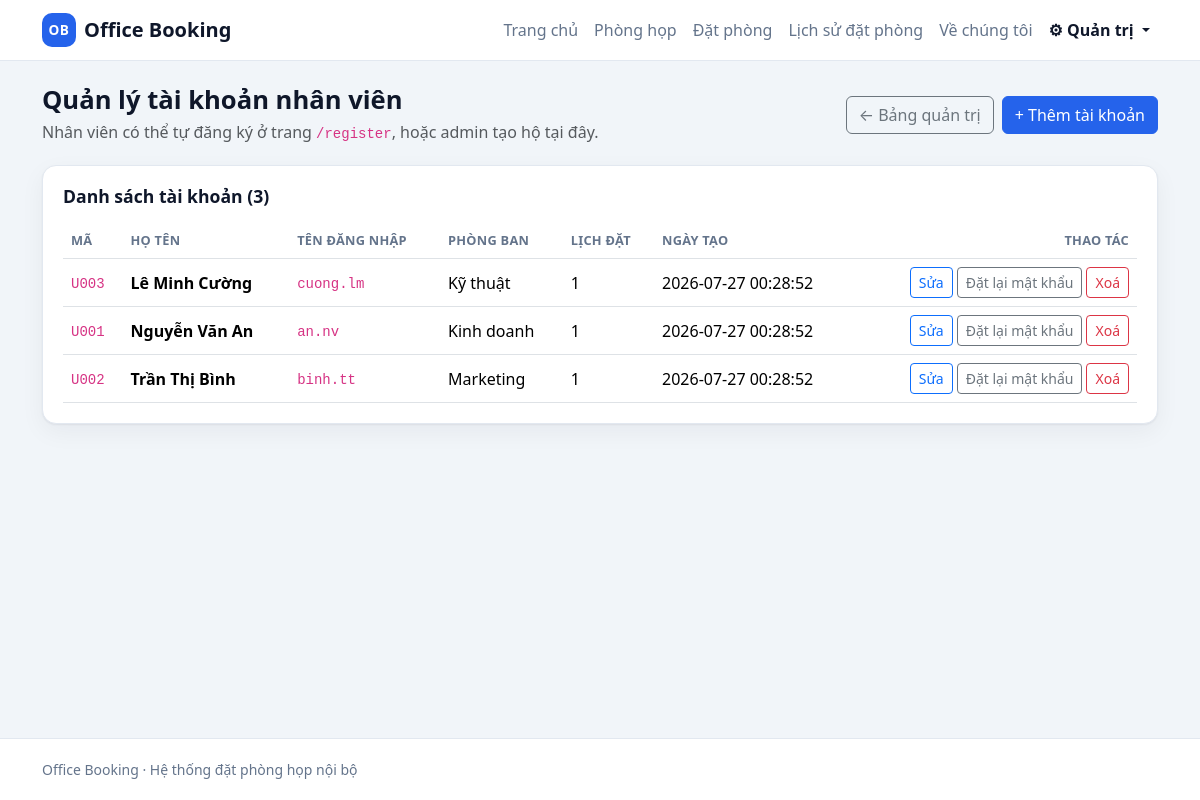
The page /admin/users (signed in) on the database its author committed.
### tables this page shows
CREATE TABLE users (
    id            TEXT PRIMARY KEY,
    username      TEXT NOT NULL UNIQUE,
    full_name     TEXT NOT NULL,
    department    TEXT NOT NULL,
    password_hash TEXT NOT NULL,
    created_at    TEXT NOT NULL
);

### app.py (the view)
@app.route("/admin/users")
@admin_required
def admin_users():
    return render_template("admin/users.html", users=services.list_users_with_stats())

### app.py (called while the page is built)
@app.context_processor
def inject_globals():
    return {
        "today": date_cls.today().isoformat(),
        "app_name": "Office Booking",
        "is_admin": session.get("is_admin", False),
        "current_user": session.get("user"),
        "csrf_token": _csrf_token,
        "booking_min_time": f"{services.BOOKING_MIN_HOUR:02d}:00",
        "booking_max_time": f"{services.BOOKING_MAX_HOUR:02d}:00",
    }

def _csrf_token():
    if "csrf_token" not in session:
        session["csrf_token"] = secrets.token_urlsafe(32)
    return session["csrf_token"]

def admin_required(view):
    @wraps(view)
    def wrapper(*args, **kwargs):
        if not session.get("is_admin"):
            flash("Vui lòng đăng nhập để vào trang quản trị.", "error")
            return redirect(url_for("admin_login", next=request.path))
        if request.method == "POST":
            _check_csrf()
        return view(*args, **kwargs)
    return wrapper

### database.py (called while the page is built)
def get_connection():
    conn = sqlite3.connect(DB_PATH, timeout=10)
    conn.row_factory = sqlite3.Row
    conn.execute("PRAGMA foreign_keys = ON")
    return conn

### services.py (called while the page is built)
def user_to_dict(row):
    return {
        "id": row["id"],
        "username": row["username"],
        "full_name": row["full_name"],
        "department": row["department"],
    }

def list_users_with_stats():
    conn = get_connection()
    try:
        rows = conn.execute(
            """SELECT u.*, (SELECT COUNT(*) FROM bookings b WHERE b.user_id = u.id) AS booking_count
               FROM users u ORDER BY u.full_name"""
        ).fetchall()
        result = []
        for row in rows:
            user = user_to_dict(row)
            user["booking_count"] = row["booking_count"]
            user["created_at"] = row["created_at"]
            result.append(user)
        return result
    finally:
        conn.close()

### templates/admin/users.html (shortened to what this page needs)
{% extends "base.html" %}
{% from "_macros.html" import empty_state %}
{% block content %}
<div class="page-head">
  <div>
    <h1>Quản lý tài khoản nhân viên</h1>
    <p class="text-muted mb-0">
      Nhân viên có thể tự đăng ký ở trang <code>/register</code>, hoặc admin tạo hộ tại đây.
    </p>
  </div>
  <div class="d-flex gap-2 flex-wrap">
    <a class="btn btn-outline-secondary" href="{{ url_for('admin_dashboard') }}">← Bảng quản trị</a>
    <a class="btn btn-primary" href="{{ url_for('admin_user_new') }}">+ Thêm tài khoản</a>
  </div>
</div>
<section class="panel">
  <div class="panel-head">
    <h2>Danh sách tài khoản ({{ users | length }})</h2>
  </div>
  {% if users %}
    <div class="table-responsive">
      <table class="table align-middle mb-0 admin-table">
        <thead>
          <tr>
            <th>Mã</th><th>Họ tên</th><th>Tên đăng nhập</th><th>Phòng ban</th>
            <th>Lịch đặt</th><th>Ngày tạo</th><th class="text-end">Thao tác</th>
          </tr>
        </thead>
        <tbody>
          {% for user in users %}
            <tr>
              <td><code>{{ user.id }}</code></td>
              <td class="fw-semibold">{{ user.full_name }}</td>
              <td><code>{{ user.username }}</code></td>
              <td>{{ user.department }}</td>
              <td>{{ user.booking_count }}</td>
              <td class="text-nowrap">{{ user.created_at }}</td>
              <td>
                <div class="d-flex gap-1 justify-content-end flex-wrap">
                  <a class="btn btn-sm btn-outline-primary"
                     href="{{ url_for('admin_user_edit', user_id=user.id) }}">Sửa</a>
                  <a class="btn btn-sm btn-outline-secondary"
                     href="{{ url_for('admin_user_reset_password', user_id=user.id) }}">
                    Đặt lại mật khẩu
                  </a>
                  <form method="post" action="{{ url_for('admin_user_delete', user_id=user.id) }}">
                    <button class="btn btn-sm btn-outline-danger"
                            data-confirm="Xoá vĩnh viễn tài khoản {{ user.full_name }}?"
                            {% if user.booking_count %}
                              title="Tài khoản đã có lịch đặt, không xoá được"
                            {% endif %}>Xoá</button>
                  </form>
                </div>
              </td>
            </tr>
          {% endfor %}
        </tbody>
      </table>
    </div>
  {% else %}
    {{ empty_state('Chưa có tài khoản nào', 'Hãy thêm tài khoản đầu tiên.', '👤') }}
  {% endif %}
</section>
{% endblock %}

### static/css/style.css (style rules this page uses)
:root { --ob-primary: #2563eb; --ob-primary-dark: #1d4ed8; --ob-ink: #0f172a; --ob-muted: #64748b; --ob-surface: #ffffff; --ob-bg: #f1f5f9; --ob-border: #e2e8f0; --ob-radius: 14px; --ob-shadow: 0 1px 2px rgba(15, 23, 42, .06), 0 8px 24px rgba(15, 23, 42, .05); }
body { background: var(--ob-bg); color: var(--ob-ink); font-family: system-ui, -apple-system, "Segoe UI", Roboto, "Helvetica Neue", Arial, sans-serif; display: flex; flex-direction: column; min-height: 100vh; }
.btn-primary { --bs-btn-bg: var(--ob-primary); --bs-btn-border-color: var(--ob-primary); --bs-btn-hover-bg: var(--ob-primary-dark); --bs-btn-hover-border-color: var(--ob-primary-dark); }
.page-head { display: flex; flex-wrap: wrap; gap: 1rem; align-items: center; justify-content: space-between; margin-bottom: 1.25rem; }
.page-head h1 { font-size: 1.6rem; font-weight: 700; margin-bottom: .25rem; }
.panel { background: var(--ob-surface); border: 1px solid var(--ob-border); border-radius: var(--ob-radius); box-shadow: var(--ob-shadow); padding: 1.25rem; }
.panel-head { display: flex; align-items: center; justify-content: space-between; gap: 1rem; margin-bottom: 1rem; }
.panel-head h2 { font-size: 1.1rem; font-weight: 700; margin: 0; }
.admin-table th { font-size: .8rem; text-transform: uppercase; letter-spacing: .02em; color: var(--ob-muted); white-space: nowrap; }
.admin-table form { display: inline; margin: 0; }

### rows shown on the page
users: id "U003", full_name "Lê Minh Cường", username "cuong.lm", department "Kỹ thuật", booking_count "1", created_at "2026-07-27 00:28:52"
users: id "U001", full_name "Nguyễn Văn An", username "an.nv", department "Kinh doanh", booking_count "1", created_at "2026-07-27 00:28:52"
users: id "U002", full_name "Trần Thị Bình", username "binh.tt", department "Marketing", booking_count "1", created_at "2026-07-27 00:28:52"

### other values the page prints
{{ app_name }} "Office Booking"
{{ users | length }} "3"
